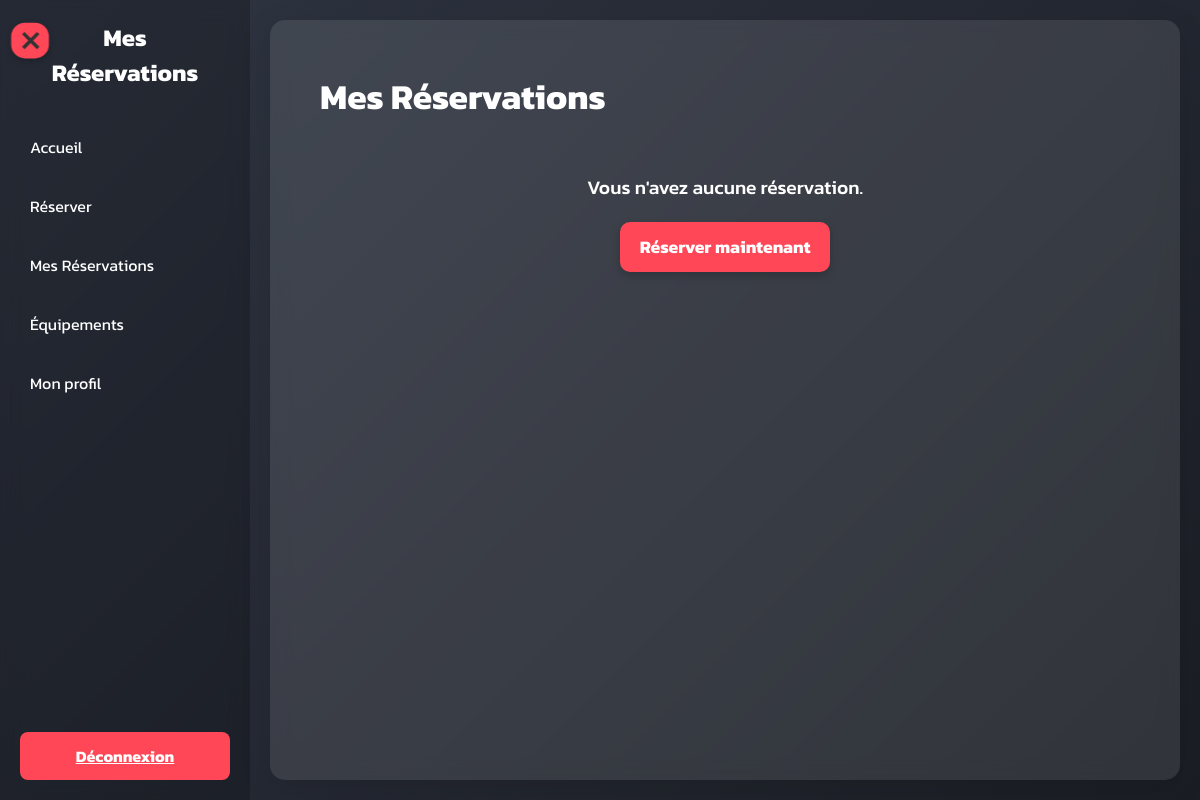
Before: /my_reservations (signed in) with the older database file.
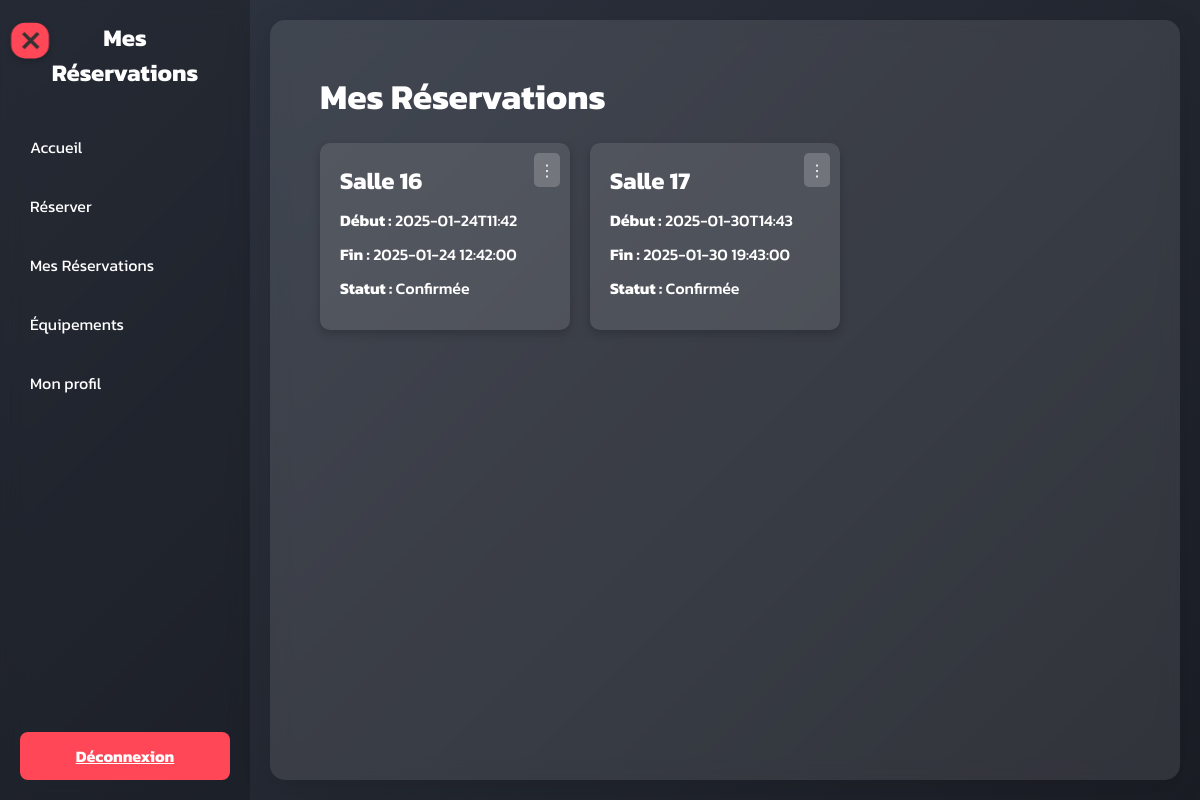
After: the same page with the newer database file.
### tables this page shows
CREATE TABLE "Reservation" (`ID_reservation` INTEGER PRIMARY KEY UNIQUE, ID_utilisateur INTEGER REFERENCES Utilisateur(ID_utilisateur), `ID_creneau` INTEGER REFERENCES `Creneau`(`ID_creneau`), `Date_reservation` TEXT, `Statut` TEXT);

CREATE TABLE `Creneau` (`ID_creneau` INTEGER PRIMARY KEY UNIQUE, `Heure_debut` TEXT, `Heure_fin` TEXT, `ID_salle` TEXT) STRICT;

### inscription.py (the view)
@app.route('/my_reservations')
@login_required
def my_reservations():
    user_id = session['user_id']
    try:
        with get_db_connection() as conn:
            cursor = conn.cursor()
            cursor.execute('''
                SELECT Reservation.ID_reservation AS id,
                       Creneau.ID_creneau AS room,
                       Creneau.Heure_debut AS start_time,
                       Creneau.Heure_fin AS end_time,
                       Reservation.Statut AS status
                FROM Reservation
                JOIN Creneau ON Reservation.ID_creneau = Creneau.ID_creneau
                WHERE Reservation.ID_utilisateur = ?
            ''', (user_id,))
            reservations = cursor.fetchall()
        return render_template('my_reservations.html', reservations=reservations)
    except sqlite3.Error as e:
        flash('Erreur lors du chargement des réservations.', 'error')
        print(f"Erreur SQLite: {e}")
        return render_template('my_reservations.html', reservations=[])

### inscription.py (called while the page is built)
def get_db_connection():
    conn = sqlite3.connect(DATABASE)
    conn.row_factory = sqlite3.Row
    return conn

def login_required(f):
    @wraps(f)
    def decorated_function(*args, **kwargs):
        if 'user_id' not in session:
            flash('Veuillez vous connecter pour accéder à cette page', 'info')
            return redirect(url_for('login'))
        return f(*args, **kwargs)
    return decorated_function

### templates/my_reservations.html (shortened to what this page needs)
<!DOCTYPE html>
<html lang="fr">
<head>
</head>
<body>
    <div class="sidebar" id="sidebar">
        <h2>Mes<br> Réservations</h2>
        <ul>
            <li><a href="{{ url_for('dashboard') }}">Accueil</a></li>
            <li><a href="{{ url_for('reservation_page') }}">Réserver</a></li>
            <li><a href="{{ url_for('my_reservations') }}">Mes Réservations</a></li>
            <li><a href="{{ url_for('equipements') }}">Équipements</a></li>
            <li><a href="{{ url_for('profile') }}">Mon profil</a></li>
        </ul>
        <div class="logout">
            <a href="{{ url_for('logout') }}">Déconnexion</a>
        </div>
    </div>
    <div class="toggle-btn change" id="toggleBtn" onclick="menu(this)">
        <div class="bar3"></div>
    </div>
    <div class="content">
        <h1>Mes Réservations</h1>
        {% if not reservations %}
        <div class="no-reservations">
            <p>Vous n'avez aucune réservation.</p>
            <a href="{{ url_for('reservation_page') }}">
                <button>Réserver maintenant</button>
            </a>
        </div>
        {% else %}
        <div class="card-container">
            {% for reservation in reservations %}
            <div class="card">
                <div class="menu" onclick="toggleMenu(this)">⋮
                </div>
                <h3>Salle {{ reservation.room }}</h3>
                <p><strong>Début :</strong> {{ reservation.start_time }}</p>
                <p><strong>Fin :</strong> {{ reservation.end_time }}</p>
                <p><strong>Statut :</strong> {{ reservation.status }}</p>
            </div>
            {% endfor %}
        </div>
        {% endif %}
    </div>
</body>
</html>

### templates/my_reservations.html (style rules this page uses)
:root { --primary-color: #ff4757; --secondary-color: #2f3542; --accent-color: #1e90ff; --light-bg: #f1f2f6; --logout-color: #ff4757; --text-color: #ffffff; }
* { margin: 0; padding: 0; box-sizing: border-box; font-family: 'Kanit', sans-serif; }
body { background: linear-gradient(135deg, var(--secondary-color), #1a1d24); min-height: 100vh; display: flex; color: var(--text-color); }
.sidebar { width: 250px; background-color: rgba(0, 0, 0, 0.2); backdrop-filter: blur(10px); color: var(--text-color); display: flex; flex-direction: column; padding: 20px; position: relative; min-height: 100vh; transition: transform 0.3s ease; }
.sidebar h2 { text-align: center; margin-bottom: 20px; font-weight: 700; font-size: 1.5rem; }
.sidebar ul { list-style: none; flex-grow: 1; }
.sidebar ul li { margin: 15px 0; }
.sidebar ul li a { text-decoration: none; color: var(--text-color); padding: 10px; display: block; border-radius: 8px; transition: background-color 0.3s, transform 0.2s; }
.content { flex: 1; padding: 50px; margin: 20px; background: rgba(255, 255, 255, 0.1); backdrop-filter: blur(10px); margin-left: 20px; border-radius: 15px; box-shadow: 0 8px 32px rgba(0, 0, 0, 0.1); color: var(--text-color); font-weight: 500; position: relative; z-index: 1; transition: margin-left 0.3s ease, width 0.3s ease; }
.content h1 { font-size: 2.2rem; margin-bottom: 20px; font-weight: 700; }
.content p { margin-bottom: 20px; font-size: 1.2rem; }
.toggle-btn { display: inline-block; position: absolute; top: 15px; left: 30px; transform: translateX(-50%) scale(0.7); background-color: var(--primary-color); color: white; padding: 12px; border-radius: 20px; cursor: pointer; transition: background-color 0.3s ease, transform 0.3s ease; z-index: 100; box-shadow: 0 4px 10px rgba(0, 0, 0, 0.2); user-select: none; }
.bar1, .bar2, .bar3 { width: 30px; height: 5px; background-color: #333; margin: 3px 0; transition: 0.4s; }
.change .bar3 { transform: translate(1px, -8px) rotate(45deg); }
.logout { margin-top: auto; }
.logout a { background-color: var(--logout-color); color: var(--text-color); padding: 12px; display: block; text-align: center; border-radius: 8px; font-weight: 700; font-size: 1rem; transition: background-color 0.3s, transform 0.2s; }
.card-container { display: flex; flex-wrap: wrap; gap: 20px; }
.card { background: rgba(255, 255, 255, 0.1); border-radius: 10px; box-shadow: 0 4px 10px rgba(0, 0, 0, 0.2); padding: 20px; width: calc(33.33% - 20px); position: relative; color: var(--text-color); transition: transform 0.2s ease; }
.card h3 { font-size: 1.5rem; margin-bottom: 10px; }
.card p { font-size: 1rem; margin-bottom: 10px; }
.card .menu { position: absolute; top: 10px; right: 10px; background: rgba(255, 255, 255, 0.2); border-radius: 5px; padding: 5px; cursor: pointer; }

Changed rows visible on the page:
added Reservation: room "16", start_time "2025-01-24T11:42", end_time "2025-01-24 12:42:00", status "Confirmée"
added Reservation: room "17", start_time "2025-01-30T14:43", end_time "2025-01-30 19:43:00", status "Confirmée"
Other visible differences:
text no longer shown: "Vous n'avez aucune réservation. Réserver maintenant"
